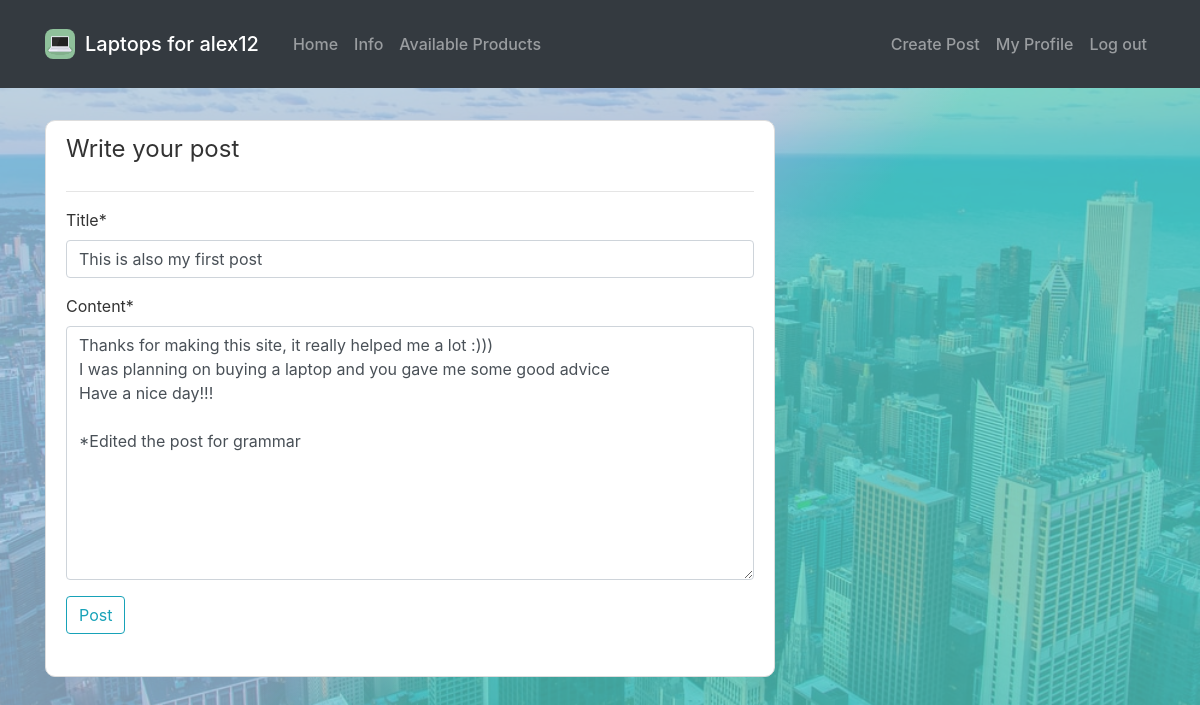
The page /post/10/update/ (signed in) on the database its author committed.
### home/models.py (models this page shows, shortened)
class Post(models.Model):
    title = models.CharField(max_length=50)
    content = models.TextField()
    date = models.DateTimeField(default=timezone.now)
    author = models.ForeignKey(User, on_delete=models.CASCADE)

### home/views.py (the view, shortened to what this page needs)
# urls.py: path('post/<int:pk>/update/', PostUpdateView.as_view(), name='post-update'),
class PostUpdateView(LoginRequiredMixin, UserPassesTestMixin, UpdateView):
    model = Post
    fields = ['title', 'content']
    def test_func(self):
        post = self.get_object()
        if self.request.user == post.author:
            return True
        return False

### home/templates/home/post_form.html (shortened to what this page needs)
{% extends "home/base.html" %}
{% load crispy_forms_tags %}
{% block content %}
    <div class="content-section">
        <form method="POST" >
            <fieldset class="form-group">
                <legend class="border-botom mb-2">
                Write your post
                </legend>
                <hr>
                {{ form|crispy }}
                <div class="form-group">
                    <button class="btn btn-outline-info" type="submit">
                    Post
                    </button>
                </div>
            </fieldset>
        </form>
    </div>
{% endblock content%}

### home/templates/home/base.html (shortened to what this page needs)
{% load static %}
<!DOCTYPE html>
<html class="bg">
<head>
    <link rel="stylesheet" href="https://maxcdn.bootstrapcdn.com/bootstrap/4.0.0/css/bootstrap.min.css">
    <link rel="stylesheet" href="{% static 'css/style.css' %}" type="text/css">
</head>
<body class="bg">
    <header class="site-header">
        <nav class="navbar navbar-expand-lg navbar-dark bg-dark fixed-top py-4">
            <div class="container">
                <a href="{% url 'page-home' %}"><img class="nav-image" src="{% static 'images/laptop_image_navbar.png' %}" width="30" height="30" class="d-inline-block align-top" alt="laptop logo for site"></a>
                {% if user.is_authenticated %}
                <a class="navbar-brand" href="{% url 'page-home' %}">Laptops for {{ user.username }}</a>
                {% else %}
                <a class="navbar-brand" href="{% url 'page-home' %}">Laptops for Students</a>
                {% endif %}
                <div class="collapse navbar-collapse" id="navbarToggle">
                    <div class="navbar-nav mr-auto">
                        <a class="nav-item nav-link" href="{% url 'page-home' %}">Home</a>
                        <a class="nav-item nav-link" href="{% url 'page-info' %}">Info</a>
                        <a class="nav-item nav-link" href="{% url 'page-scrape' %}">Available Products</a>
                    </div>
                    <div class="navbar-nav nav-right">
                        {% if user.is_authenticated %}
                        <a class="nav-item nav-link" href="{% url 'post-create' %}">Create Post</a>
                        <a class="nav-item nav-link" href="{% url 'profile' %}">My Profile</a>
                        <a class="nav-item nav-link" href="{% url 'logout' %}">Log out</a>
                        {% else %}
                        <a class="nav-item nav-link" href="{% url 'login' %}">Log in</a>
                        <a class="nav-item nav-link" href="{% url 'registration' %}">Register</a>
                        {%endif%}
                    </div>
                </div>
            </div>
        </nav>
    </header>
    <main role="main" class="container">
      <div class="row">
        <div class="col-md-8">
          {% block content %}
          {% endblock %}
        </div>
        <div class="col-md-4">
        </div>
      </div>
    </main>
</body>
</html>

### home/static/css/style.css (style rules this page uses)
.bg { background: rgb(169,200,227); background: linear-gradient(132deg, rgba(169,200,227,1) 45%, rgba(87,212,200,1) 55%); height: 100%; margin: 0; background-repeat: no-repeat; background-attachment: fixed; }
header { padding-bottom: 120px; }
img { border-radius: 8px; }
.navbar-brand { padding-left: 10px; }
.navbar-nav { padding-left: 10px; }
.nav-right { padding-left: 50px; }
body { background: #fafafa; color: #333333; margin-top: 5rem; }
.site-header .navbar-nav { color: #cbd5db; }
.site-header { color: #ffffff; }
.site-header { font-weight: 500; }
.content-section { background: #ffffff; padding: 10px 20px; border: 1px solid #dddddd; border-radius: 10px; margin-bottom: 20px; }

### rows shown on the page
Post: title "This is also my first post", content "Thanks for making this site, it really helped me a lot :))) I was planning on buying a laptop and you gave me some good advice Have a nice day!!! *Edited the post for grammar"

### other values the page prints
{{ user.username }} "alex12"
